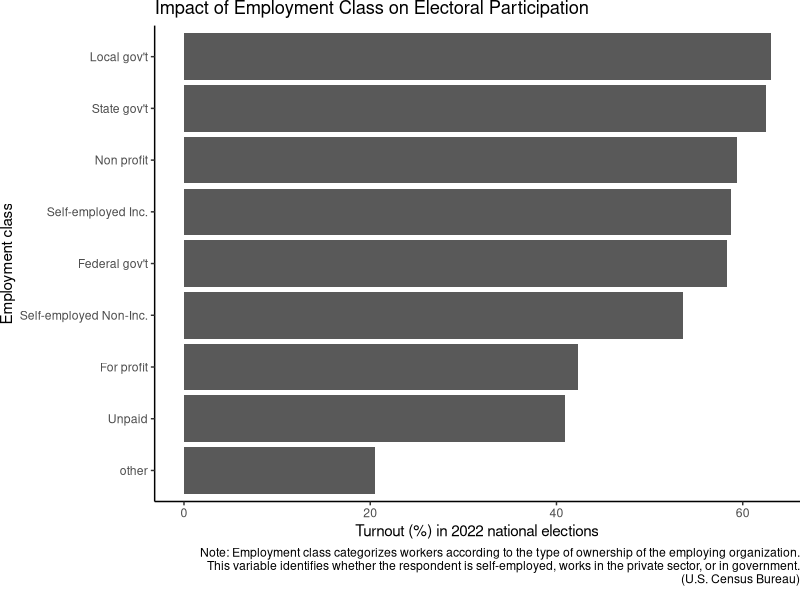
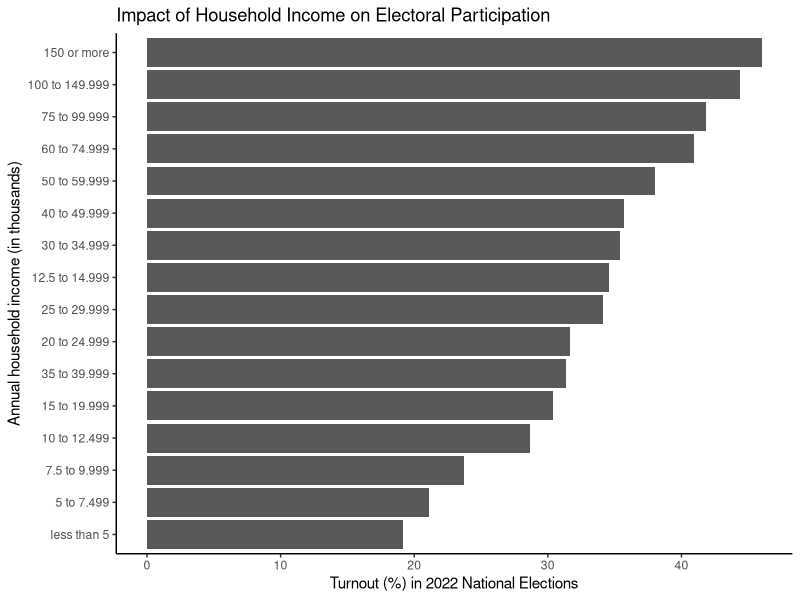

These figures' R source, in order:
## ---- chunk 1
library(tidyverse)
library(stringr)

#loading data

#census_raw <- read_csv("nov22pub (1).csv")

#selecting variables 

#census <- census_raw |>
  #select(employment_class=PEIO1COW, voted=PES1, income_code=HEFAMINC)

#write.csv(census,"census.csv")

census <- read_csv("census.csv")

#replacing coded values

census$employment_class <- census$employment_class |>
  case_match(1 ~ "Federal gov't",
             2 ~ "State gov't",
             3 ~ "Local gov't", 
             4 ~ "For profit",
             5 ~ "Non profit",
             6 ~ "Self-employed Inc.",
             7 ~ "Self-employed Non-Inc.",
             8 ~ "Unpaid",
             .default="other")

census$voted <- census$voted |>
  case_match(1 ~ "yes",
             2 ~ "no",
             .default="other")

census$household_income <- census$income_code |>
  case_match(-1 ~ "other",
             1 ~ "less than 5",
             2 ~ "5 to 7.499",
             3 ~ "7.5 to 9.999", 
             4 ~ "10 to 12.499",
             5 ~ "12.5 to 14.999",
             6 ~ "15 to 19.999",
             7 ~ "20 to 24.999",
             8 ~ "25 to 29.999",
             9 ~ "30 to 34.999",
             10 ~ "35 to 39.999",
             11 ~ "40 to 49.999",
             12 ~ "50 to 59.999",
             13 ~ "60 to 74.999",
             14 ~ "75 to 99.999",
             15 ~ "100 to 149.999",
             16 ~ "150 or more")

#calculating turnout rates by employment class

employment_turnout <- census |>
  group_by(employment_class, voted) |>
  summarize(n = n()) |>
  mutate(prop = n / sum(n) *100) |>
  filter(voted == "yes") |>
  select(-voted, -n) |>
  mutate(prop = round(prop, digits = 2)) |>
  rename(turnout = prop)

knitr::kable(employment_turnout)

#plotting turnout rates by employment class

employment_turnout_plot <- employment_turnout |>
  ggplot(mapping = aes(x = fct_reorder(employment_class, turnout), y = turnout)) +
  geom_col() +
  coord_flip() +
  labs(
    title = "Impact of Employment Class on Electoral Participation",
    x = "Employment class",
    y = "Turnout (%) in 2022 national elections",
    caption = "Note: Employment class categorizes workers according to the type of ownership of the employing organization. This variable identifies whether the respondent is self-employed, works in the private sector, or in government. (U.S. Census Bureau)"
  ) +
  theme_classic() +
  theme(plot.margin = margin(b = 10))

wrapped_caption <- str_wrap("Note: Employment class categorizes workers according to the type of ownership of the employing organization. This variable identifies whether the respondent is self-employed, works in the private sector, or in government. (U.S. Census Bureau)", width = 112)

employment_turnout_plot <- employment_turnout_plot + labs(caption = wrapped_caption)

employment_turnout_plot

#calculating turnout rates by income group 

income_turnout <- census |>
  group_by(household_income, voted) |>
  summarize(n = n()) |>
  mutate(prop = n / sum(n) *100) |>
  filter(voted == "yes") |>
  select(-voted, -n) |>
  mutate(prop = round(prop, digits = 2)) |>
  rename(turnout = prop)

knitr::kable(income_turnout)

#plotting turnout rates by income group

income_turnout_plot <- income_turnout |>
  ggplot(mapping = aes(x = fct_reorder(household_income, turnout), y = turnout)) +
  geom_col() +
  coord_flip() +
  labs(
    title = "Impact of Household Income on Electoral Participation",
    x = "Annual household income (in thousands)",
    y = "Turnout (%) in 2022 National Elections"
  ) +
  theme_classic()

income_turnout_plot

